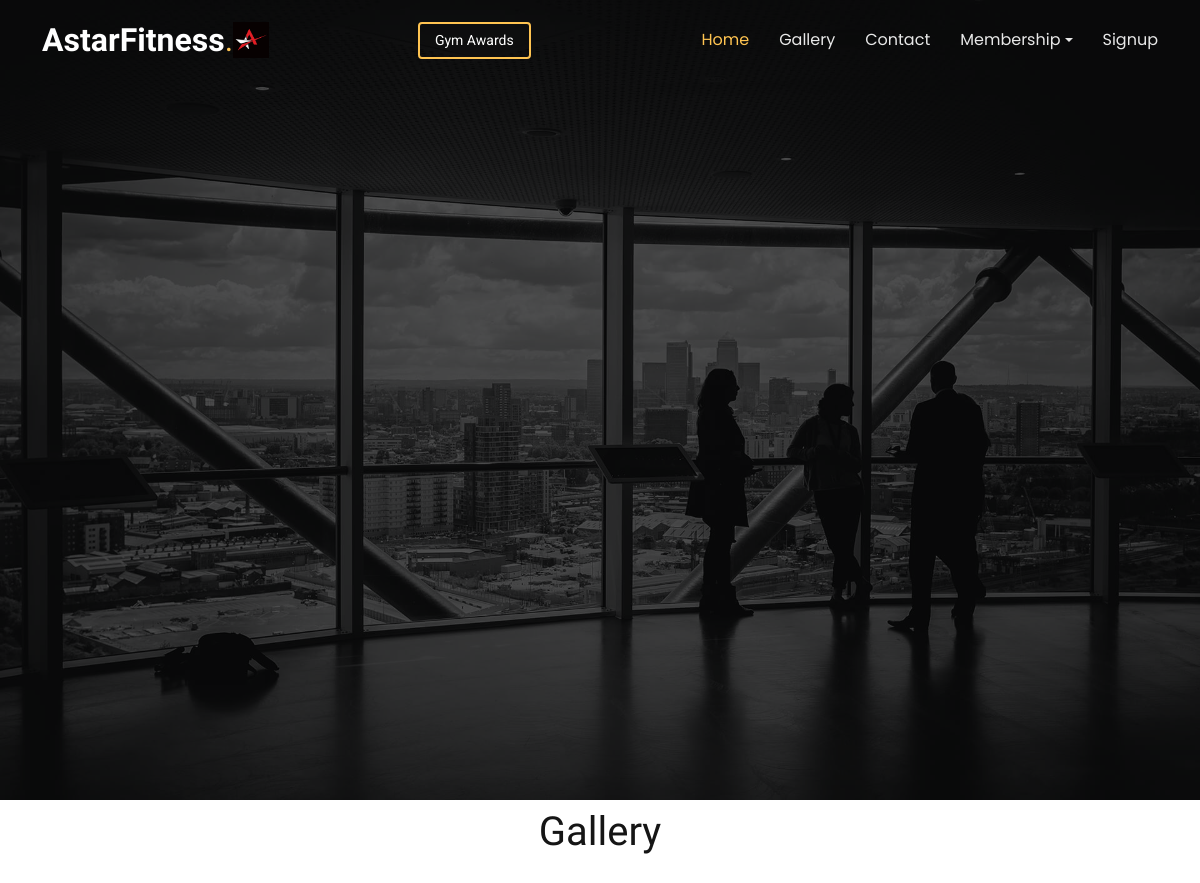
/gallery, run on an earlier commit of the app's database.
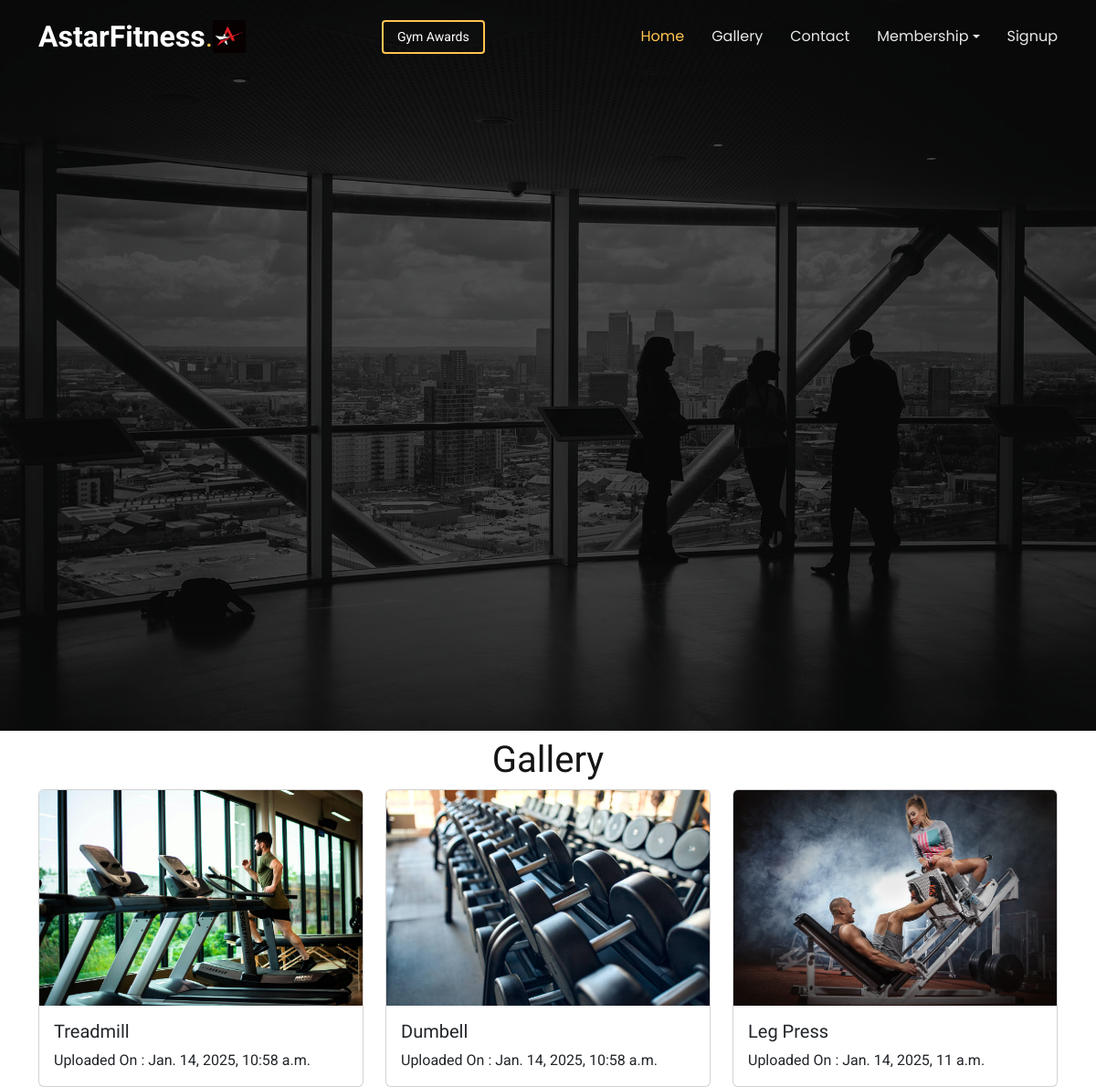
And on a later commit of the database.
### authapp/models.py (models this page shows, shortened)
class Gallery(models.Model):
    title=models.CharField(max_length=100)
    img=models.ImageField(upload_to='gallery')
    timeStamp=models.DateTimeField(auto_now_add=True,blank=True)

### authapp/views.py (the view)
# urls.py: path('gallery',views.gallery,name='gallery'),
def gallery(request):
    posts=Gallery.objects.all()
    context={"posts":posts}
    return render(request,"gallery.html",context)

### templates/gallery.html (shortened to what this page needs)
{% extends 'base.html' %}
{% block body %}
<div class="container mt-2">
<Center><h1>Gallery</h1></Center>
<div class="row">
{% for post in posts  %}
<div class="col-md-4">
    <div class="card">
        <img src="{{post.img.url}}" class="card-img-top" alt="...">
        <div class="card-body">
          <h5 class="card-title">{{post.title}}</h5>
          <p class="card-text">Uploaded On : {{post.timeStamp}} </p>
        </div>
      </div>
</div>
{% endfor %}
<br>
<br>
</div>
</div>
{% endblock body %}

### templates/base.html (shortened to what this page needs)
{%load static  %}
<!DOCTYPE html>
<html lang="en">
<head>
  <link href="static/assets/vendor/bootstrap/css/bootstrap.min.css" rel="stylesheet">
  <link href="static/assets/vendor/bootstrap-icons/bootstrap-icons.css" rel="stylesheet">
  <link href="static/assets/vendor/aos/aos.css" rel="stylesheet">
  <link href="static/assets/vendor/swiper/swiper-bundle.min.css" rel="stylesheet">
  <link href="static/assets/vendor/glightbox/css/glightbox.min.css" rel="stylesheet">
  <link href="static/assets/css/main.css" rel="stylesheet">
</head>
<body class="index-page">
  <header id="header" class="header d-flex align-items-center fixed-top">
    <div class="container-fluid container-xl position-relative d-flex align-items-center justify-content-between">
      <a href="/" class="logo d-flex align-items-center me-auto me-lg-0">
        <h1 class="sitename">AstarFitness</h1><span>.</span>
        <img src="static/assets/img/logo.png" alt="">
      </a>
      <nav id="navmenu" class="navmenu">
        <ul>
          <li><a href="/" class="active">Home</a></li>
          <li><a href="/gallery">Gallery</a></li>
          <li><a href="/contact">Contact</a></li>
          <li class="dropdown">
            <a href="#" class="dropdown-toggle">Membership</a>
          </li>
          <li><a href="/signup">Signup</a></li>
        </ul>
      </nav>
      <a class="btn-getstarted" href="/achievments">Gym Awards</a>
    </div>
  </header>
    <section id="hero" class="hero section dark-background">
      <img src="static/assets/img/hero-bg.jpg" alt="" >
    </section>
    <main id="main">
        {% block body %}
        {% endblock body %}
        </main>
</body>
</html>

### static/assets/css/main.css (style rules this page uses)
:root { --default-font: "Roboto", system-ui, -apple-system, "Segoe UI", Roboto, "Helvetica Neue", Arial, "Noto Sans", "Liberation Sans", sans-serif, "Apple Color Emoji", "Segoe UI Emoji", "Segoe UI Symbol", "Noto Color Emoji"; --heading-font: "Raleway", sans-serif; --nav-font: "Poppins", sans-serif; }
:root { --background-color: #ffffff; --default-color: #444444; --heading-color: #151515; --accent-color: #ffc451; --surface-color: #ffffff; --contrast-color: #312f2f; }
:root { --nav-color: rgba(255, 255, 255, 0.905); --nav-hover-color: #ffc451; --nav-mobile-background-color: #ffffff; --nav-dropdown-background-color: #ffffff; --nav-dropdown-color: #212529; --nav-dropdown-hover-color: #ffc451; }
.dark-background { --background-color: #060606; --default-color: #ffffff; --heading-color: #ffffff; --surface-color: #252525; --contrast-color: #2a2727; }
:root { scroll-behavior: smooth; }
body { color: var(--default-color); background-color: var(--background-color); font-family: var(--default-font); }
a { color: var(--accent-color); text-decoration: none; transition: 0.3s; }
h1, h2, h3, h4, h5, h6 { color: var(--heading-color); font-family: var(--heading-font); }
.header { --background-color: rgba(0, 0, 0, 0.8); --heading-color: #ffffff; --contrast-color: #ffffff; color: var(--default-color); background-color: var(--background-color); padding: 10px 0; transition: all 0.5s; z-index: 997; }
.header .logo { line-height: 1; }
.header .logo img { max-height: 36px; margin-right: 8px; }
.header .logo h1 { font-size: 32px; margin: 0; font-weight: 700; color: var(--heading-color); }
.header .logo span { color: var(--accent-color); font-size: 32px; }
.header .btn-getstarted, .header .btn-getstarted:focus { color: var(--contrast-color); font-size: 14px; padding: 8px 30px; margin: 0 0 0 30px; border-radius: 4px; transition: 0.3s; border: 2px solid var(--accent-color); }
@media (max-width: 1200px) { .header .logo { order: 1; } }
@media (max-width: 1200px) { .header .btn-getstarted { order: 2; margin: 0 15px 0 0; padding: 6px 15px; } }
@media (max-width: 1200px) { .header .navmenu { order: 3; } }
.index-page .header { --background-color: rgba(0, 0, 0, 0); }
@media (min-width: 1200px) { .navmenu { padding: 0; } }
@media (min-width: 1200px) { .navmenu ul { margin: 0; padding: 0; display: flex; list-style: none; align-items: center; } }
@media (min-width: 1200px) { .navmenu li { position: relative; } }
@media (min-width: 1200px) { .navmenu a, .navmenu a:focus { color: var(--nav-color); padding: 18px 15px; font-size: 16px; font-family: var(--nav-font); font-weight: 400; display: flex; align-items: center; justify-content: space-between; white-space: nowrap; transition: 0.3s; } }
@media (min-width: 1200px) { .navmenu li:last-child a { padding-right: 0; } }
@media (min-width: 1200px) { .navmenu li:hover>a, .navmenu .active, .navmenu .active:focus { color: var(--nav-hover-color); } }
section, .section { color: var(--default-color); background-color: var(--background-color); padding: 60px 0; scroll-margin-top: 80px; overflow: clip; }
.hero { width: 100%; min-height: 100vh; position: relative; padding: 120px 0 80px 0; display: flex; align-items: center; justify-content: center; }
.hero img { position: absolute; inset: 0; display: block; width: 100%; height: 100%; object-fit: cover; z-index: 1; }
.hero:before { content: ""; background: color-mix(in srgb, var(--background-color), transparent 30%); position: absolute; inset: 0; z-index: 2; }

What changed in the data, as far as the page shows it:
added Gallery: img (picture), title "Treadmill", timeStamp "Jan. 14, 2025, 10:58 a.m."
added Gallery: img (picture), title "Dumbell", timeStamp "Jan. 14, 2025, 10:58 a.m."
added Gallery: img (picture), title "Leg Press", timeStamp "Jan. 14, 2025, 11 a.m."
